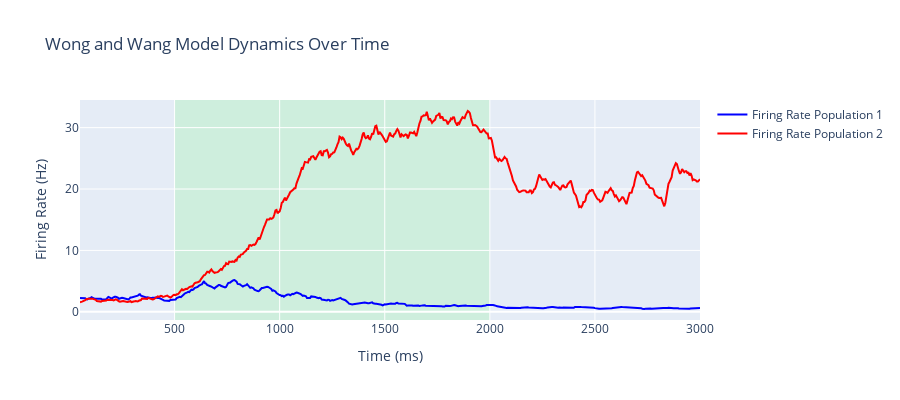
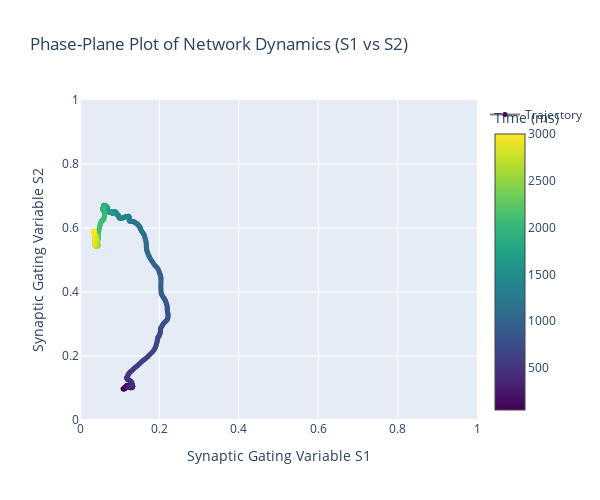

These figures' notebook cell, in order:
### Code cell
# Population 1 放电率轨迹
trace_r1 = go.Scatter(
    x=np.arange(dt * time_window, dt * n_time_steps, dt * sliding_step),
    y=r1_smooth,
    mode="lines",
    name="Firing Rate Population 1",
    line=dict(color="blue", width=2)
)

# Population 2 放电率轨迹
trace_r2 = go.Scatter(
    x=np.arange(dt * time_window, dt * n_time_steps, dt * sliding_step),
    y=r2_smooth,
    mode="lines",
    name="Firing Rate Population 2",
    line=dict(color="red", width=2)
)

# 刺激时期的高亮区域
stim_shape = dict(
    type="rect",
    xref="x",
    yref="paper",
    x0=stim_start,
    y0=0,
    x1=stim_end,
    y1=1,
    fillcolor="rgba(0, 255, 0, 0.1)",
    line=dict(width=0),
    layer="below"
)

# 时间序列图布局
layout_time_series = go.Layout(
    title="Wong and Wang Model Dynamics Over Time",
    xaxis=dict(title="Time (ms)"),
    yaxis=dict(title="Firing Rate (Hz)"),
    shapes=[stim_shape],  
    height=400,
    showlegend=True
)

fig_time_series = go.Figure(data=[trace_r1, trace_r2], layout=layout_time_series)
fig_time_series.show()

# S1 vs S2 轨迹
trace_phase_plane = go.Scatter(
    x=S1_smooth,
    y=S2_smooth,
    mode="lines+markers",
    marker=dict(
        color=np.arange(dt * time_window, dt * n_time_steps, dt * sliding_step),  # 使用时间编码颜色
        colorscale="Viridis",
        size=5,
        showscale=True,
        colorbar=dict(title="Time (ms)")
    ),
    line=dict(color="gray"),
    name="Trajectory"
)
layout_phase_plane = go.Layout(
    title="Phase-Plane Plot of Network Dynamics (S1 vs S2)",
    xaxis=dict(title="Synaptic Gating Variable S1", range=[0.0, 1.0]),
    yaxis=dict(title="Synaptic Gating Variable S2", range=[0.0, 1.0]),
    width=600,
    height=500,
    showlegend=True
)
fig_phase_plane = go.Figure(data=[trace_phase_plane], layout=layout_phase_plane)
fig_phase_plane.show()

### Figure 1 — Plotly figure (JSON) as saved in the notebook; plotly's stock layout.template omitted (floating-point values rounded to 4 significant figures; data arrays with more than 128 entries replaced by an {"elided": "..."} marker saying what was removed)
{"data": [{"line": {"color": "blue", "width": 2}, "mode": "lines", "name": "Firing Rate Population 1", "type": "scatter", "x": {"elided": "591 int values"}, "y": {"elided": "591 float values"}}, {"line": {"color": "red", "width": 2}, "mode": "lines", "name": "Firing Rate Population 2", "type": "scatter", "x": {"elided": "591 int values"}, "y": {"elided": "591 float values"}}], "layout": {"height": 400, "shapes": [{"fillcolor": "rgba(0, 255, 0, 0.1)", "layer": "below", "line": {"width": 0}, "type": "rect", "x0": 500, "x1": 2000, "xref": "x", "y0": 0, "y1": 1, "yref": "paper"}], "showlegend": true, "title": {"text": "Wong and Wang Model Dynamics Over Time"}, "xaxis": {"title": {"text": "Time (ms)"}}, "yaxis": {"title": {"text": "Firing Rate (Hz)"}}}}

### Figure 2 — Plotly figure (JSON) as saved in the notebook; plotly's stock layout.template omitted (floating-point values rounded to 4 significant figures; data arrays with more than 128 entries replaced by an {"elided": "..."} marker saying what was removed)
{"data": [{"line": {"color": "gray"}, "marker": {"color": {"elided": "591 int values"}, "colorbar": {"title": {"text": "Time (ms)"}}, "colorscale": [[0, "#440154"], [0.1111, "#482878"], [0.2222, "#3e4989"], [0.3333, "#31688e"], [0.4444, "#26828e"], [0.5556, "#1f9e89"], [0.6667, "#35b779"], [0.7778, "#6ece58"], [0.8889, "#b5de2b"], [1, "#fde725"]], "showscale": true, "size": 5}, "mode": "lines+markers", "name": "Trajectory", "type": "scatter", "x": {"elided": "591 float values"}, "y": {"elided": "591 float values"}}], "layout": {"height": 500, "showlegend": true, "title": {"text": "Phase-Plane Plot of Network Dynamics (S1 vs S2)"}, "width": 600, "xaxis": {"range": [0, 1], "title": {"text": "Synaptic Gating Variable S1"}}, "yaxis": {"range": [0, 1], "title": {"text": "Synaptic Gating Variable S2"}}}}
